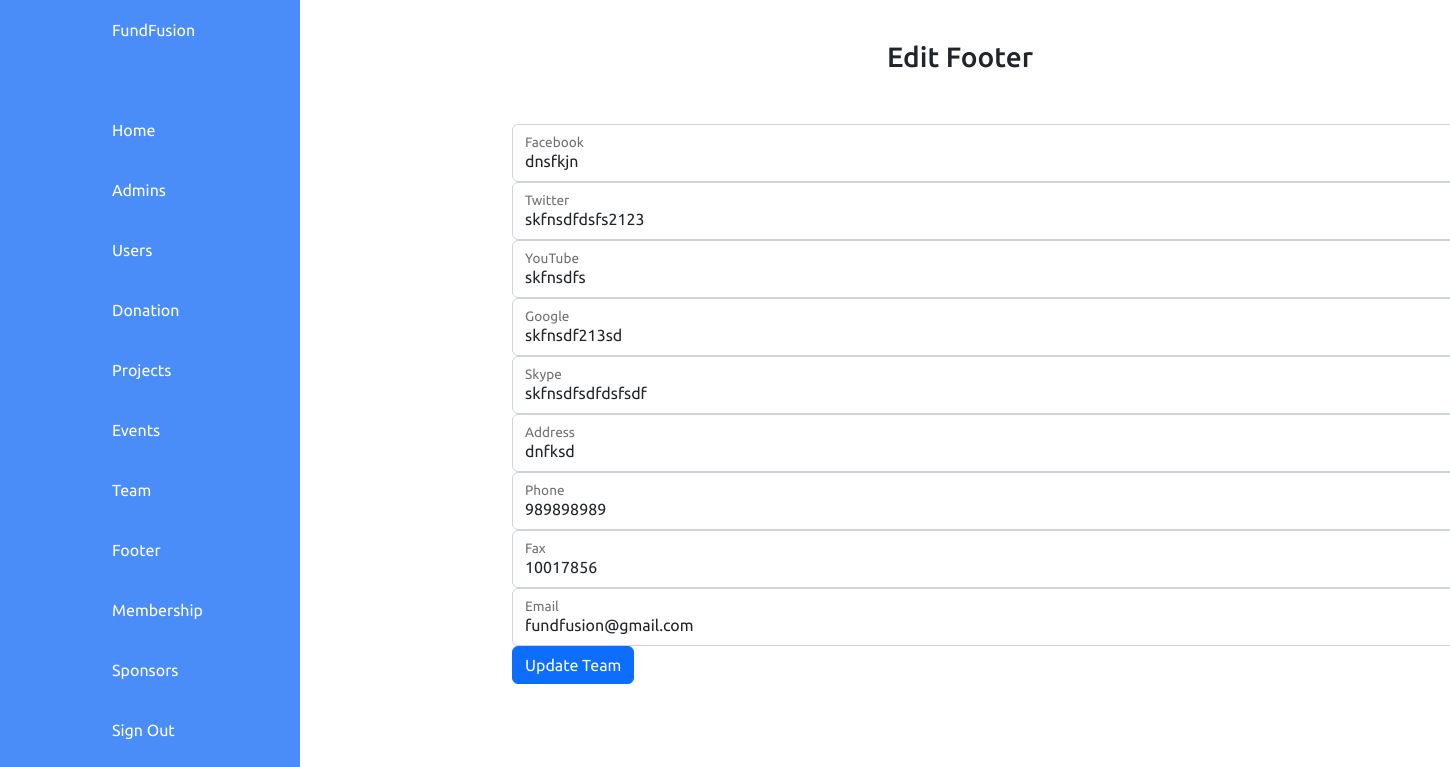
Page /Footer/DashboardFooter.php on the committed database.
### tables this page shows
CREATE TABLE IF NOT EXISTS `footer` (
  `fb` varchar(100) NOT NULL,
  `twitter` varchar(100) NOT NULL,
  `youtube` varchar(100) NOT NULL,
  `google` varchar(100) NOT NULL,
  `skype` varchar(100) NOT NULL,
  `address` varchar(100) NOT NULL,
  `phone` bigint(12) NOT NULL,
  `fax` bigint(15) NOT NULL,
  `email` varchar(50) NOT NULL
);

### admin/routeconfig.php (called while the page is built)
<?php
    $site_url = "http://localhost/FundFusion/"
?>

### Footer/DashboardFooter.php (the view, shortened to what this page needs)
<?php
include "../admin/routeconfig.php";
include "../database/Db_Connection.php";
$footerSql = "SELECT * FROM footer";
$footerResult = mysqli_query($conn, $footerSql);
if ($footerResult) {
    $row = mysqli_fetch_assoc($footerResult);
    $fb = $row['fb'];
    $twitter = $row['twitter'];
    $youtube = $row['youtube'];
    $google = $row['google'];
    $skype = $row['skype'];
    $address = $row['address'];
    $phone = $row['phone'];
    $fax = $row['fax'];
    $email = $row['email'];
}
?>
<!DOCTYPE html>
<html lang="en">
<head>
    <link rel="stylesheet" href="https://cdnjs.cloudflare.com/ajax/libs/bootstrap/5.2.3/css/bootstrap.min.css">
    <link rel="stylesheet" href="<?php echo $site_url ?>css/Dashboard.css" />
</head>
<body>
    <?php
    @include('../admin/partials/navigation.php');
    ?>
    <div class="container">
        <h3 style="margin: 10px; text-align:center;">Edit Footer</h3>
        <div class="content-container">
            <form method="POST" action="<?php echo $_SERVER['PHP_SELF']; ?>">
                <div class="form-floating">
                    <input type="text" class="form-control" name="fb" value="<?php echo $fb; ?>" required>
                    <label for="Facebook">Facebook</label>
                </div>
                <div class="form-floating">
                    <input type="text" class="form-control" name="twitter" value="<?php echo $twitter; ?>" required>
                    <label for="Twitter">Twitter</label>
                </div>
                <div class="form-floating">
                    <input type="text" class="form-control" name="youtube" value="<?php echo $youtube; ?>" required>
                    <label for="YouTube">YouTube</label>
                </div>
                <div class="form-floating">
                    <input type="text" class="form-control" name="google" value="<?php echo $google; ?>" required>
                    <label for="Google">Google</label>
                </div>
                <div class="form-floating">
                    <input type="text" class="form-control" name="skype" value="<?php echo $skype; ?>" required>
                    <label for="Skype">Skype</label>
                </div>
                <div class="form-floating">
                    <input type="text" class="form-control" name="address" value="<?php echo $address; ?>" required>
                    <label for="Address">Address</label>
                </div>
                <div class="form-floating">
                    <input type="text" class="form-control" name="phone" value="<?php echo $phone; ?>" required>
                    <label for="Phone">Phone</label>
                </div>
                <div class="form-floating">
                    <input type="text" class="form-control" name="fax" value="<?php echo $fax; ?>" required>
                    <label for="Fax">Fax</label>
                </div>
                <div class="form-floating">
                    <input type="text" class="form-control" name="email" value="<?php echo $email; ?>" required>
                    <label for="Email">Email</label>
                </div>
                <div class="mb-3">
                    <button type="submit" class="btn btn-primary">Update Team</button>
                </div>
            </form>
        </div>
    </div>
</body>
</html>

### css/Dashboard.css (style rules this page uses)
* { margin: 0; box-sizing: border-box; font-family: "Ubuntu", sans-serif; }
:root { --blue: #4a8df8; --white: #fff; --grey: #f5f5f5; --black1: #222; --black2: #333; }
body { min-height: 120vh; overflow-x: hidden; }
.container { position: absolute; width: 100%; padding-bottom: 20px; }

### Footer/DashboardFooter.php (style rules this page uses)
.container { margin-left: 300px; margin-top: 30px; }
.content-container { margin-left: 200px; }
form { margin-top: 50px; }

### rows in the picture
footer: fb "dnsfkjn", twitter "skfnsdfdsfs2123", youtube "skfnsdfs", google "skfnsdf213sd", skype "skfnsdfsdfdsfsdf", address "dnfksd", phone "989898989", fax "10017856", email "fundfusion@gmail.com"
